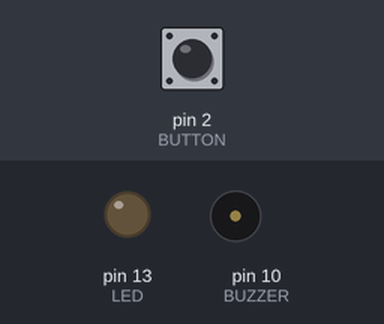
Simulated run of this sketch. Board: Arduino Uno, built with avr-gcc and run on an emulated ATmega328P. Parts: output pins drawn as LEDs (lit = HIGH), buzzer (waves = sounding, pin HIGH). The test bench sets the inputs (shaded band); at power-on: pin 2 (BUTTON) HIGH.

Above: at 2.2 s.
2.3 s: pin 2 (BUTTON) pulled LOW for 0.15 s
At 2.7 s:
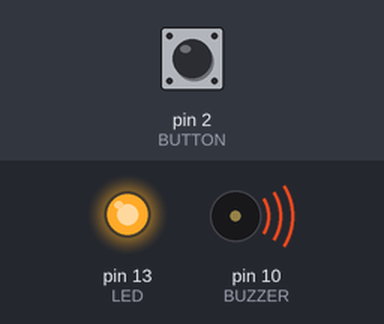
4.3 s: pin 2 (BUTTON) pulled LOW for 3.2 s
At 8.6 s:
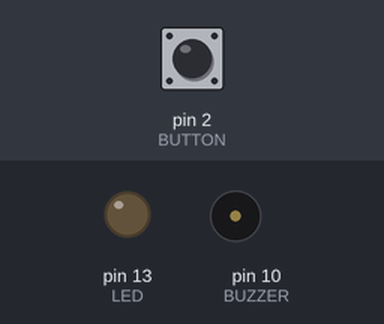
Timing chart, 0 to 10.1 s (numbered marks = the images above; inputs shaded):
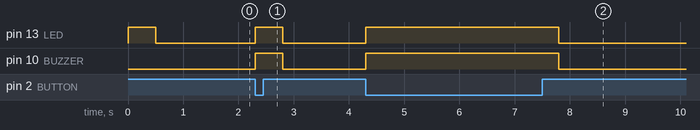

The sketch:

BuzzerTest.ino
```cpp
#define LED 13
#define BUZZER 10
#define BUTTON 2


void setup() {

  pinMode(LED, OUTPUT);
  pinMode(BUZZER, OUTPUT);
  pinMode(BUTTON, INPUT_PULLUP);

  digitalWrite(LED, LOW);
  digitalWrite(BUZZER, LOW);

  digitalWrite(LED, HIGH);
  delay(500);
  digitalWrite(LED, LOW);
  delay(500);
}

void loop() {
  if(digitalRead(BUTTON) == LOW){
    digitalWrite(LED, HIGH);
    digitalWrite(BUZZER, HIGH);
    delay(500);
  }else{
    digitalWrite(LED, LOW);
    digitalWrite(BUZZER, LOW);
  }

}
```

Measured:
- after the input at 2.3 s, pin 13 (LED), pin 10 (BUZZER): LOW → HIGH at once, → LOW 0.50 s later
- after the input at 4.3 s, pin 13 (LED), pin 10 (BUZZER): LOW → HIGH at once, → LOW 3.5 s later
